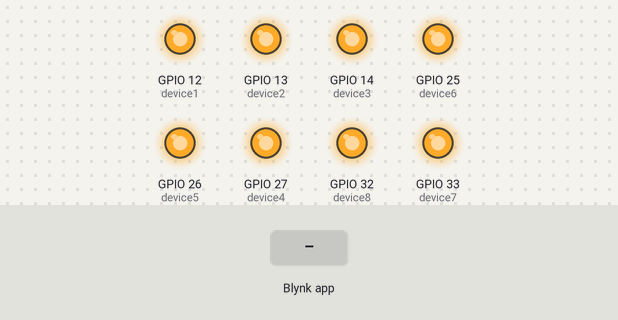
This sketch was run on a simulated ESP32. Parts: output pins drawn as LEDs (lit = HIGH). The test bench sets the inputs (shaded band). WiFi joins after 1.5 s; servers stay silent unless stated.

Above: at 3.0 s.
3.1 s: Blynk app writes 1 to V0
At 3.6 s:
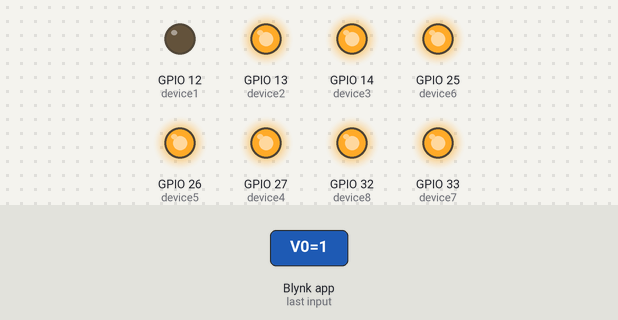
4.6 s: Blynk app writes 1 to V1
At 5.8 s:
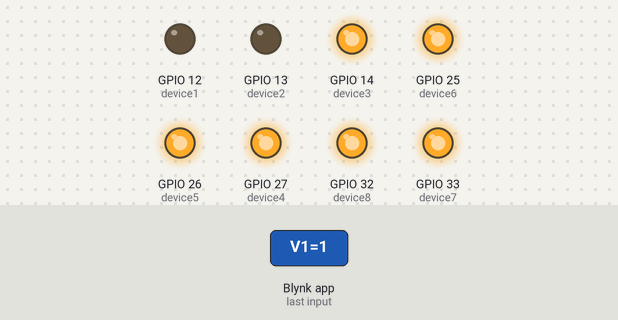
6.1 s: Blynk app writes 0 to V0
At 7.1 s:
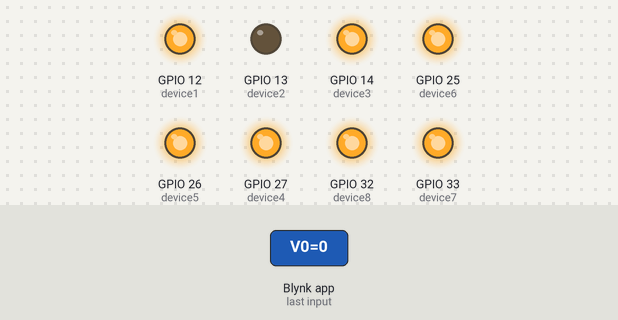
7.6 s: Blynk app writes 1 to V2
At 8.2 s:
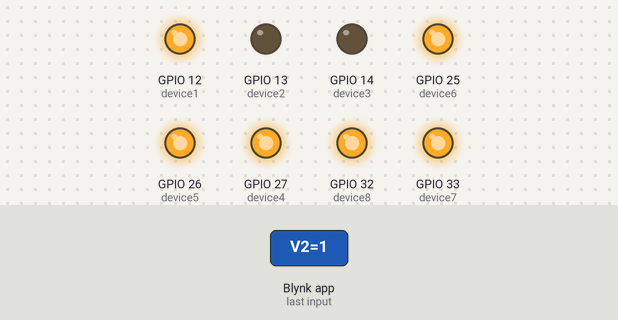
9.1 s: Blynk app writes 200 to V0
At 9.4 s:
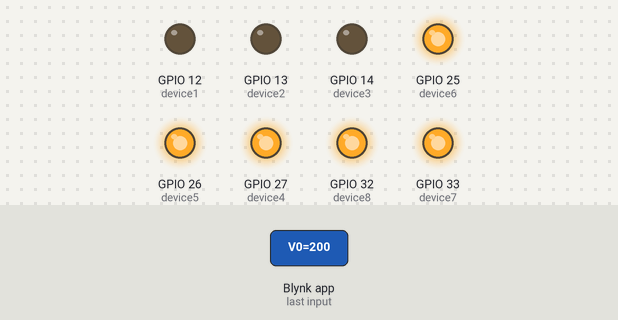
10.6 s: Blynk app writes 0 to V1
At 11.8 s:
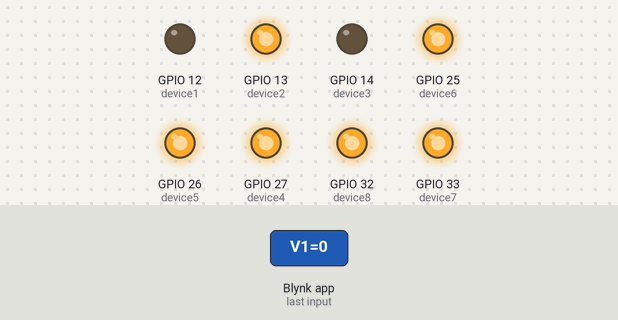
Timing chart, 0 to 13.1 s (numbered marks = the images above; inputs shaded):
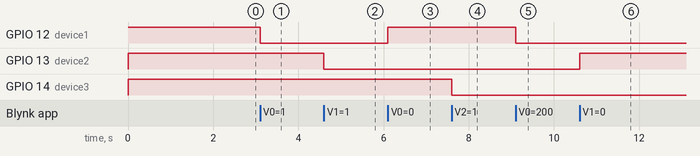

Measured:
- after the input at 3.1 s, GPIO 12 (device1): HIGH → LOW at once
- after the input at 4.6 s, GPIO 13 (device2): HIGH → LOW at once
- after the input at 6.1 s, GPIO 12 (device1): LOW → HIGH at once
- after the input at 7.6 s, GPIO 14 (device3): HIGH → LOW at once
- after the input at 9.1 s, GPIO 12 (device1): HIGH → LOW at once
- after the input at 10.6 s, GPIO 13 (device2): LOW → HIGH at once

The sketch:

home_automation_with_8_channel_relay.ino
```cpp
#define BLYNK_PRINT Serial

#define BLYNK_TEMPLATE_ID "TMPL6AOqGNlSW"
#define BLYNK_TEMPLATE_NAME "Home Automation"
#define BLYNK_AUTH_TOKEN "r9Tbb7VUuLiVLd5ip-DS94OV2MHcfOBH"

#include <WiFi.h>
#include <WiFiClient.h>
#include <BlynkSimpleEsp32.h>

char auth[] = BLYNK_AUTH_TOKEN;

char ssid[] = "Xiaomi13T";
char pass[] = "12345678";

int device1 = 12;
int device2 = 13;
int device3 = 14;
int device4 = 27;
int device5 = 26;
int device6 = 25;
int device7 = 33;
int device8 = 32;


void setup(){
   Serial.begin(115200);
   pinMode(device1,OUTPUT);
   pinMode(device2,OUTPUT);
   pinMode(device3,OUTPUT);
   pinMode(device4,OUTPUT);
   pinMode(device5,OUTPUT);
   pinMode(device6,OUTPUT);
   pinMode(device7,OUTPUT);
   pinMode(device8,OUTPUT);
   digitalWrite(device1,HIGH);
   digitalWrite(device2,HIGH);
   digitalWrite(device3,HIGH);
   digitalWrite(device4,HIGH);
   digitalWrite(device5,HIGH);
   digitalWrite(device6,HIGH);
   digitalWrite(device7,HIGH);
   digitalWrite(device8,HIGH);
  Blynk.begin(auth, ssid, pass);
}

void loop(){
  Blynk.run();
}

 BLYNK_WRITE(V0) // From Blynk to the ESP32, to control a Relay
{
  int pinValue1 = param.asInt();
  digitalWrite(device1 , !pinValue1);
  }
 BLYNK_WRITE(V1) // From Blynk to the ESP32, to control a Relay
{
 int pinValue2 = param.asInt();
  digitalWrite(device2 , !pinValue2);
  }
 BLYNK_WRITE(V2) // From Blynk to the ESP32, to control a Relay
{
  int pinValue3 = param.asInt();
  digitalWrite(device3 , !pinValue3);
  }
 BLYNK_WRITE(V3) // From Blynk to the ESP32, to control a Relay
{
 int pinValue4 = param.asInt();
  digitalWrite(device4 , !pinValue4);
  }
 BLYNK_WRITE(V4) // From Blynk to the ESP32, to control a Relay
{
   int pinValue5 = param.asInt();
  digitalWrite(device5 , !pinValue5);
  }
 BLYNK_WRITE(V5) // From Blynk to the ESP32, to control a Relay
{
 int pinValue6 = param.asInt();
  digitalWrite(device6 , !pinValue6);
  }
 BLYNK_WRITE(V6) // From Blynk to the ESP32, to control a Relay
{
 int pinValue7 = param.asInt();
  digitalWrite(device7, !pinValue7);
  }
 BLYNK_WRITE(V7) // From Blynk to the ESP32, to control a Relay
{
 int pinValue8 = param.asInt();
  digitalWrite(device8 , !pinValue8);
  }
```
